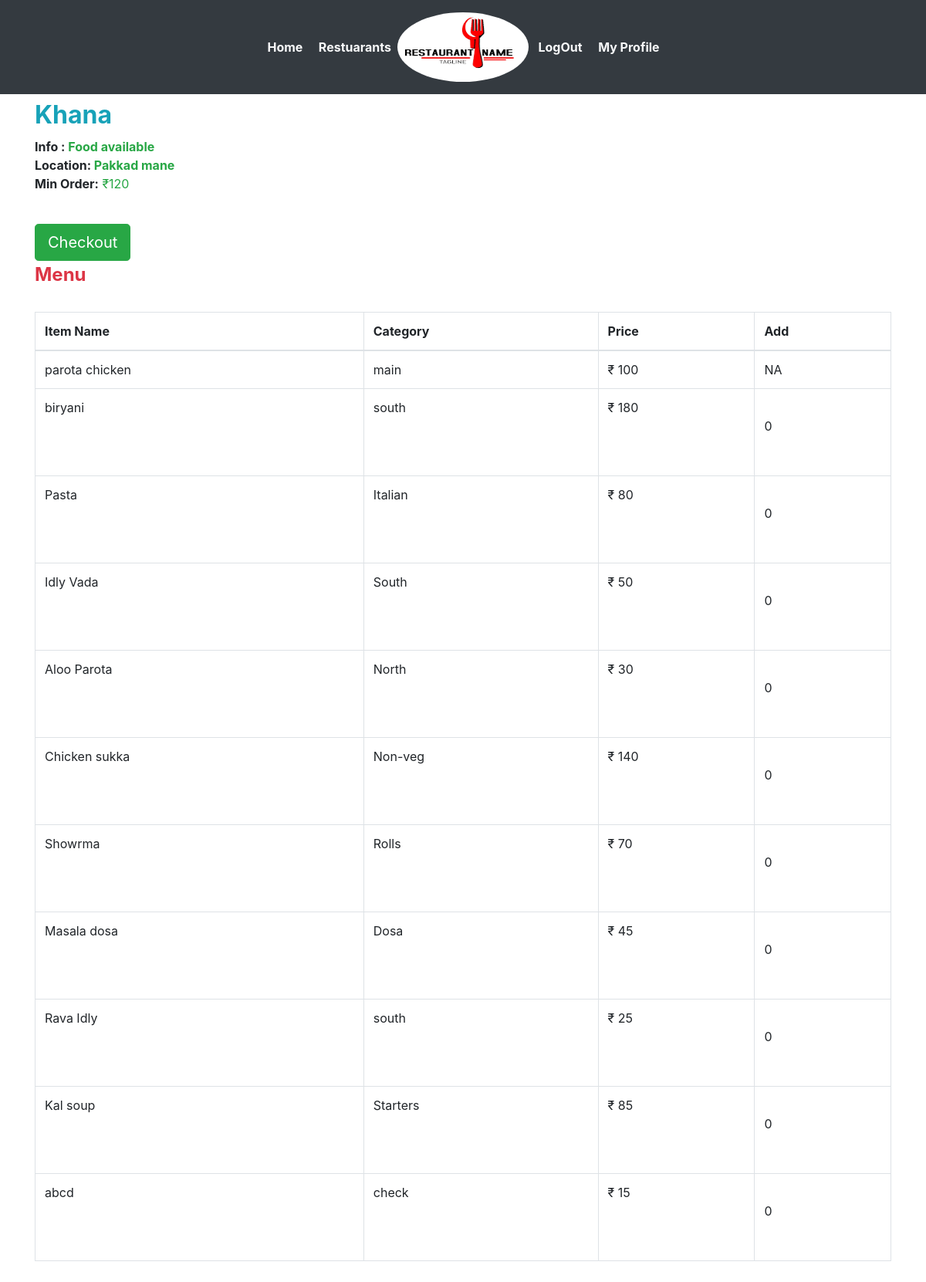
/restaurant/3/ (signed in), run on the app's committed database.
### basicapp/models.py (models this page shows, shortened)
class Restaurant(models.Model):
	user        = models.OneToOneField(settings.AUTH_USER_MODEL,on_delete=models.CASCADE)
	rname 		= models.CharField(max_length=100,blank=False)
	info	 	= models.CharField(max_length=40,blank=False)
	min_ord		= models.CharField(max_length=5,blank=False)
	location    = models.CharField(max_length=40,blank=False)
	r_logo      = models.FileField(blank=True)
	REST_STATE_OPEN    = "Open"
	REST_STATE_CLOSE   = "Closed"
	REST_STATE_CHOICES =(
			(REST_STATE_OPEN,REST_STATE_OPEN),
			(REST_STATE_CLOSE,REST_STATE_CLOSE)
		)
	status 	= models.CharField(max_length=50,choices=REST_STATE_CHOICES,default=REST_STATE_OPEN,blank=False)
	approved = models.BooleanField(blank=False,default=True)

class Item(models.Model):
	id 			= models.AutoField(primary_key=True)
	fname 		= models.CharField(max_length=30,blank=False)
	category 	= models.CharField(max_length=50,blank=False)
	def __str__(self):
		return self.fname

### basicapp/views.py (the view)
# urls.py: path('restaurant/<int:pk>/',views.restuarantMenu,name='menu'),
@login_required(login_url='/login/user/')
def restuarantMenu(request,pk=None):
	menu = Menu.objects.filter(r_id=pk)
	rest = Restaurant.objects.filter(id=pk)
	items =[]
	for i in menu:
		item = Item.objects.filter(fname=i.item_id)
		for content in item:
			temp=[]
			temp.append(content.fname)
			temp.append(content.category)
			temp.append(i.price)
			temp.append(i.id)
			temp.append(rest[0].status)
			temp.append(i.quantity)
			items.append(temp)
	context = {
		'items'	: items,
		'rid' 	: pk,
		'rname'	: rest[0].rname,
		'rmin'	: rest[0].min_ord,
		'rinfo' : rest[0].info,
		'rlocation':rest[0].location,
	}
	return render(request,'basicapp/menu.html',context)

### basicapp/templates/basicapp/menu.html (shortened to what this page needs)
{% extends 'basicapp/base.html'%}
{% block body %}
	<div class="container">
		<h1 class="text-info mb-2"><font size="6"><strong>{{rname}}</strong></font></h1>
		<p>
		<font size="3"><b>Info : </b><a class="text-success"><strong>{{rinfo|safe}}</strong></a>
		<br/>
		<b>Location: </b><a class="text-success"><strong>{{rlocation}}</strong></a>
		<br>
		<b >Min Order:</b> <a class="text-success">&#x20b9;{{rmin}}</a>
	</font>
	</p>
	</div>
	<br>
	<div class="container">
		<input type="button" class="btn btn-success btn-lg pull-right" onclick="storearray();" value="Checkout"/>
	</div>
	<div class="container ">
			<h3 class="text-danger"><font size="5"><strong>Menu</strong></font></h3>
			<br>
				<table class="table table-hover table-bordered">
					<thead>
						<th>Item Name</th>
						<th>Category</th>
						<th>Price</th>
						<th>Add</th>
					</thead>
					{% for x in items %}
					<tr>
					<td>{{x.0}}</td>
					<td>{{x.1}}</td>
					<td>&#x20b9; {{x.2}}</td>
					{% if x.4 == "Open" %}
					{% if x.5 > 0 %}
					<td>
                  <div class="form-group" style="width:40%;">
            		<div class="input-group-btn">
                		<button id="down" class="btn btn-default"
      				 onclick="if(document.querySelector('#itemno{{x.3}}').innerHTML>0){
                	document.querySelector('#itemno{{x.3}}').innerHTML--;
                	minuscounter('{{x.3}}');
                	}">
                </button>
            </div>
            <span id='itemno{{x.3}}'> 0 </span>
            <div class="input-group-btn">
                <button id="up" class="btn btn-default"
                onclick="
                if(document.querySelector('#itemno{{x.3}}').innerHTML<{{x.5}}){
                	document.querySelector('#itemno{{x.3}}').innerHTML++;
                	pluscounter('{{x.3}}');
                	}"></button>
            	</div>
        		</div>
					</td>
					{% else %}
					<td>
						NA
					</td>
					{% endif %}
					{% else %}
					<td>
						Closed
					</td>
					{% endif %}
					</tr>
					{% endfor %}
				</table>
	</div>
<br>
{% endblock %}

### basicapp/static/basicapp/css/style.css (style rules this page uses)
body { padding:0; margin:0; font-family: 'Source Sans Pro', sans-serif; }
body a { transition:0.5s all; -webkit-transition:0.5s all; -moz-transition:0.5s all; -o-transition:0.5s all; -ms-transition:0.5s all; }
input[type="button"],input[type="submit"] { transition:0.5s all; -webkit-transition:0.5s all; -moz-transition:0.5s all; -o-transition:0.5s all; -ms-transition:0.5s all; }
h1,h2,h3,h4,h5,h6 { margin:0; }
p { margin:0; }

### data on the page
Restaurant: rname "Khana", info "Food available", location "Pakkad mane", min_ord "120", status "Open" (drawn)
Item: fname "parota chicken", category "main"
Item: fname "biryani", category "south"
Item: fname "Pasta", category "Italian"
Item: fname "Idly Vada", category "South"
Item: fname "Aloo Parota", category "North"
Item: fname "Chicken sukka", category "Non-veg"
Item: fname "Showrma", category "Rolls"
Item: fname "Masala dosa", category "Dosa"
Item: fname "Rava Idly", category "south"
Item: fname "Kal soup", category "Starters"
Item: fname "abcd", category "check"

### other printed values
{{ x.2 }} "100" "180" "80" "50" "30" "140" "70" "45" "25" "85" "15"
